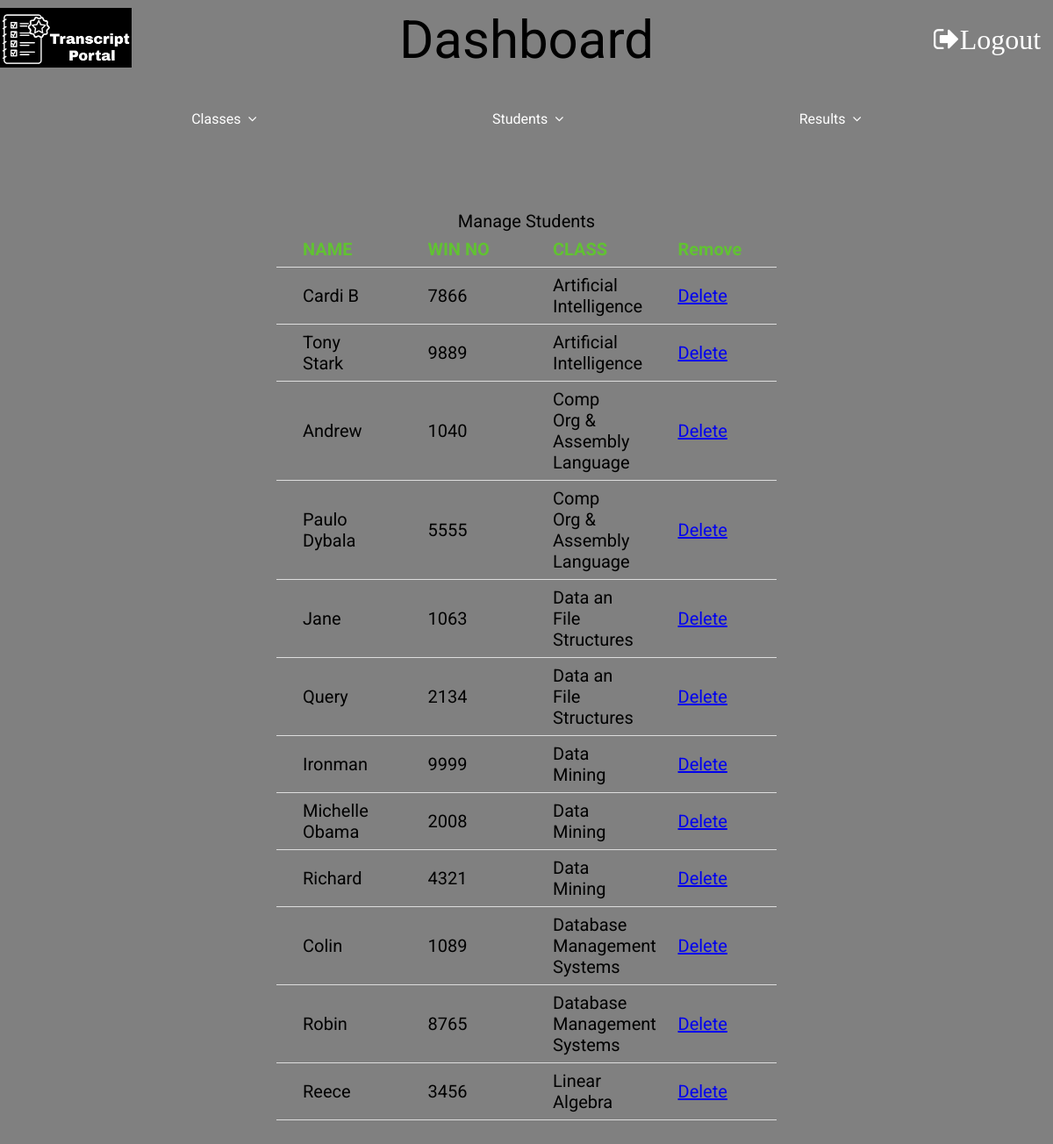
/manage_students.php (signed in), run on the app's committed database.
### tables this page shows
CREATE TABLE `students` (
  `name` varchar(30) NOT NULL,
  `rno` int(3) NOT NULL,
  `class_name` varchar(30) NOT NULL
);

### manage_students.php (the view, shortened to what this page needs)
<!DOCTYPE html>
<html lang="en">
<head>
    <link rel="stylesheet" href="css/home.css">
    <link rel="stylesheet" href="./css/font-awesome-4.7.0/css/font-awesome.css">
    <link rel="stylesheet" type='text/css' href="css/manage.css">
</head>
<body style="background: grey; color: black">
    <div class="title">
        <a href="dashboard.php"><img src="./images/logo2.png" alt="" class="logo"></a>
        <span class="heading">Dashboard</span>
        <a href="logout.php" style="color: white"><span class="fa fa-sign-out fa-2x">Logout</span></a>
    </div>
    <div class="nav">
        <ul>
            <li class="dropdown" onclick="toggleDisplay('1')">
                <a href="" class="dropbtn">Classes &nbsp
                    <span class="fa fa-angle-down"></span>
                </a>
            </li>
            <li class="dropdown" onclick="toggleDisplay('2')">
                <a href="#" class="dropbtn">Students &nbsp
                    <span class="fa fa-angle-down"></span>
                </a>
            </li>
            <li class="dropdown" onclick="toggleDisplay('3')">
                <a href="#" class="dropbtn">Results &nbsp
                    <span class="fa fa-angle-down"></span>
                </a>
            </li>
        </ul>
    </div>
    <div class="main">
        <?php
            include('session.php');
            $sql = "SELECT `name`, `rno`, `class_name` FROM `students`";
            $result = mysqli_query($conn, $sql);
            if (mysqli_num_rows($result) > 0) {
               echo "<table>
                <caption>Manage Students</caption>
                <tr>
                <th>NAME</th>
                <th>WIN NO</th>
                <th>CLASS</th>
                <th> Remove </th>
                </tr>";
                while($row = mysqli_fetch_array($result))
                  {
                    echo "<tr>";
                    echo "<td>" . $row['name'] . "</td>";
                    echo "<td>" . $row['rno'] . "</td>";
                    echo "<td>" . $row['class_name'] . "</td>";
                    echo "<td> <a href=\"manage_students.php?parem=delete&amp;id={$row['rno']}\"> Delete</a> </td>";
                    echo "</tr>";
                  }
                echo "</table>";
            } else {
                echo "NO Students Added";
            }
        ?>
    </div>
</body>
</html>

### css/home.css (style rules this page uses)
body { margin: 0; font-family: 'Roboto', sans-serif; background-color: #222629; color: white; }
.title { display: grid; grid-template-rows: 50px; grid-template-columns: 150px 1fr 150px; align-items: center; padding: 20px 0; text-align: center; }
.logo { width: 150px; height: auto; }
.heading { font-size: 60px; }
.main { display: grid; align-items: center; font-size: 20px; padding-top: 80px; }
ul { list-style-type: none; margin: 20px 0 0 0; padding: 0; display: flex; overflow: hidden; justify-content: space-evenly; color:blue; }
li a,.dropbtn { display: inline-block; text-decoration: none; color: white; height: 40px; display: flex; align-items: center; padding: 5px 50px; }
li.dropdown { display: inline-block; }

### css/manage.css (style rules this page uses)
.main { display: grid; justify-content: center; padding: 30px; }
.main table { margin: 50px auto; }
.main table, th, td { border-collapse: collapse; text-align: left; table-layout: fixed; padding: 8px 30px; width: 50%; }
.main th { color: #61c232; }
th, td { border-bottom: 1px solid #ddd; }

### data on the page
students: name "Cardi B", rno "7866", class_name "Artificial Intelligence"
students: name "Tony Stark", rno "9889", class_name "Artificial Intelligence"
students: name "Andrew", rno "1040", class_name "Comp Org & Assembly Language"
students: name "Paulo Dybala", rno "5555", class_name "Comp Org & Assembly Language"
students: name "Jane", rno "1063", class_name "Data an File Structures"
students: name "Query", rno "2134", class_name "Data an File Structures"
students: name "Ironman", rno "9999", class_name "Data Mining"
students: name "Michelle Obama", rno "2008", class_name "Data Mining"
students: name "Richard", rno "4321", class_name "Data Mining"
students: name "Colin", rno "1089", class_name "Database Management Systems"
students: name "Robin", rno "8765", class_name "Database Management Systems"
students: name "Reece", rno "3456", class_name "Linear Algebra"
